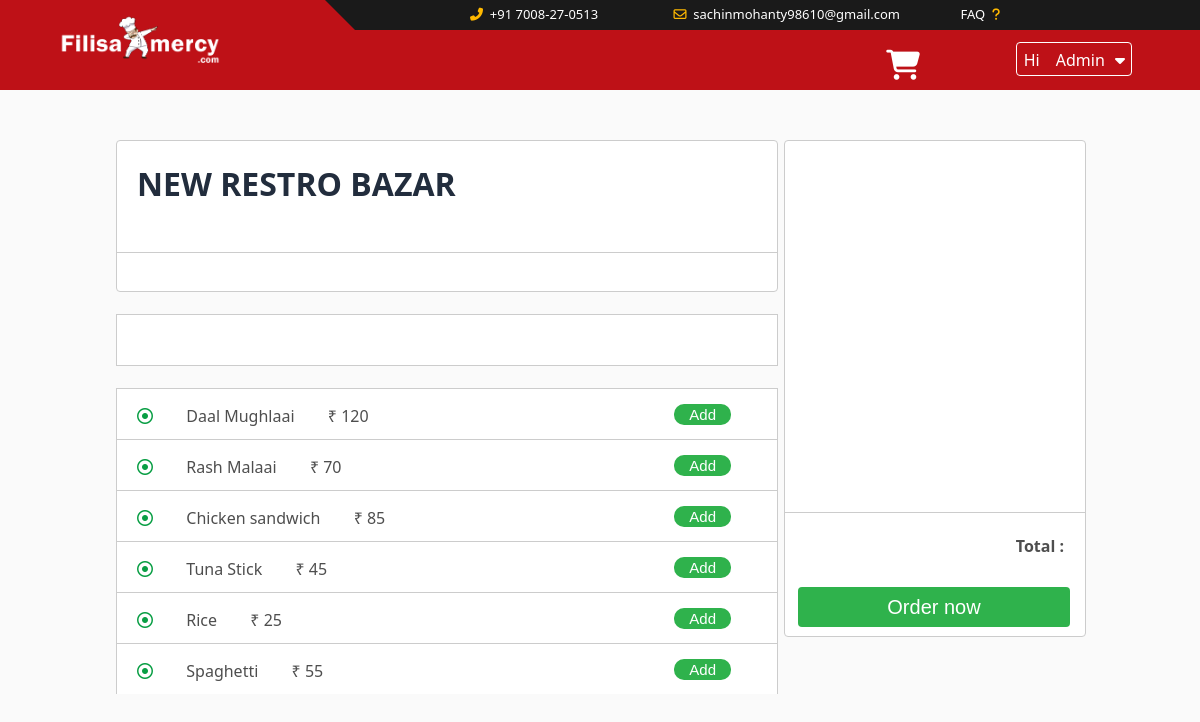
The app's page /buy-foods.php?restaurant=6589546 (signed in) with its own data.
### tables this page shows
CREATE TABLE IF NOT EXISTS `restaurants` (
  `res_id` int(11) NOT NULL AUTO_INCREMENT,
  `rndm_num` varchar(20) DEFAULT NULL,
  `res_name` varchar(255) NOT NULL,
  `price` double(6,2) DEFAULT NULL,
  `res_info` varchar(255) NOT NULL,
  `res_info2` varchar(255) NOT NULL,
  `veg` varchar(3) DEFAULT NULL,
  `res_img` varchar(255) NOT NULL,
  `area` varchar(20) NOT NULL,
  `dist` varchar(20) NOT NULL,
  `category` varchar(20) DEFAULT NULL,
  PRIMARY KEY (`res_id`),
  UNIQUE KEY `rndm_num` (`rndm_num`)
);

CREATE TABLE IF NOT EXISTS `foods` (
  `sl` int(11) NOT NULL AUTO_INCREMENT,
  `res_id` varchar(50) NOT NULL,
  `foods` varchar(255) NOT NULL,
  `price` double NOT NULL,
  `veg` varchar(5) NOT NULL,
  PRIMARY KEY (`sl`)
);

### buy-foods.php (the view, shortened to what this page needs)
<?php
  $check = $_GET["restaurant"];
  ?>
<!DOCTYPE html>
<html>
<head>
	<link rel="stylesheet" type="text/css" href="Design Codes/CSS/buy-foods.css">
        <link rel="stylesheet" type="text/css" href="Design Codes/CSS/footer.css">
        <link rel="stylesheet" type="text/css" href="Design Codes/site.css">
        <link rel="stylesheet" type="text/css" href="Design Codes/CSS/searchbox.css">
    <link rel="stylesheet" type="text/css" href="Design Codes/CSS/create-acc.css">
</head>
<body>
    <?php
    include("header.php");
    ?>
	<div class="cart-box" id="cart-box">
		<div class="content-cart" id="content-cart">
            <div class="item-box">
                 <?php
                 foreach($_SESSION['shopping_cart'] as $key => $values) {
                     $total += $values["item_price"];
              ?>
                <div class="item" id="item">
                    <p><?php echo $values["item_name"].' - ₹ '.$values["item_price"] ?></p>
                    <p id="qtyText">Qty
                    <input type="text" name="qty" value="1" min="1" max="100" readonly>
                    <a href="removeitem.php?restaurant=<?php echo $check; ?>&id=<?php echo $values["item_code"]; ?>">X</a>
                  </p>
                </div>
               <?php } ?>
            </div>
            <div class="total-price">
                <h4>Total : <?php echo $total ?></h4>
                <form action="Order.php?restaurant=<?php echo $check; ?>&id=<?php echo $values["item_code"]; ?>">
                <input type="submit" name="checkout" id="checkout" value="Order now">
                </form>
            </div>
        </div>
	</div>
	<div class="wrapper">
		<div class="resname-box">
			<div class="upper-box">
				<h1><?php
        $query = "SELECT * FROM restaurants WHERE rndm_num='$check' ";
            $sql = mysqli_query($conn,$query);
            $row = mysqli_fetch_array($sql);
            echo $row['res_name'];
         ?></h1>
			</div>
			<div class="lower-box"></div>
		</div><br>
		<div class="food-cat"></div><br>
        <?php
            $query = "SELECT * FROM foods WHERE res_id='$check' ";
            $sql = mysqli_query($conn,$query);
            while($row = mysqli_fetch_array($sql))
            {
              $foods= $row['foods'];
              $price= $row['price'];
              ?>
        <div class="food-box">
			             <p><i class="far fa-dot-circle"></i>&nbsp &nbsp &nbsp &nbsp <?php echo $foods; ?>&nbsp &nbsp &nbsp &nbsp <?php echo '₹ '.$price ?></p>
                <form action="buy-foods.php?restaurant=<?php echo $check; ?>" method="POST">
                    <input type="submit" name="add_to_cart" value="Add" id="add">
            </form>
		</div>
  <?php } ?>
	</div>
</body>
</html>

### Design Codes/CSS/buy-foods.css (style rules this page uses)
body { margin: 0; padding: 0; background: #f3f3f3; font-family: segoe UI; color: #4e4e4e; }
.wrapper { margin-top: 30px; width: 55%; height: auto; padding: 20px; position: absolute; left: 8%; }
.resname-box { height: 150px; width: 100%; background: #fff ; border-radius: 4px; border: 1px solid #ccc; }
.upper-box { width: 100%; height: 60%; border-bottom: 1px solid #ccc; }
.lower-box { height: 40%; width: 100%; }
.upper-box h1 { text-transform: uppercase; color: #222D3D; margin-left: 20px; }
.food-cat { width: 100%; height: 50px; background: #fff; border: 1px solid #ccc; }
.food-box { width: 100%; height: 50px; background: #fff; border-top: 1px solid #ccc; border-left: 1px solid #ccc; border-right: 1px solid #ccc; }
.cart-box { height:auto; width: 300px; position: absolute; right: 0; margin-top: 30px; right: 8%; padding: 20px; }
.content-cart { height: 495px; width: 100%; background: #fff; border: 1px solid #ccc; border-radius: 4px; }
.food-box p { position: absolute; margin-left: 20px; }
.food-box p i { color: #099E44; }
.food-box form input[type=submit] { background: #2FB24C; padding: 2px 15px; color: white; border-radius: 10px ; border-style: none; font-size: 15px; position: absolute; right: 0; margin: 15px 65px; cursor: pointer; }
.item-box { width: 100%; height: 75%; border-bottom: 1px solid #ccc; overflow-y: scroll; }
.total-price { width: 100%; height: 30%; }
.total-price h4 { position: absolute; right: 0; margin-right: 40px; }
.total-price input[type=submit] { background: #2FB24C; border-style: none; border-radius: 4px; color: #fff; width: 80%; height: 40px; font-size: 20px; position: absolute; left: 50%; transform: translateX(-50%); bottom: 0; margin-bottom: 30px; cursor: pointer; transition: .3s ease; }

### Design Codes/CSS/footer.css (style rules this page uses)
html { scroll-behavior: smooth; }

### Design Codes/site.css (style rules this page uses)
body { padding: 0; margin: 0; background-image: url(""); background-repeat: no-repeat; background-size: cover; height: auto; background-color: #FAFAFA; }

### records on screen
restaurants: res_name "NEW RESTRO BAZAR"
foods: foods "Daal Mughlaai", price "120"
foods: foods "Rash Malaai", price "70"
foods: foods "Chicken sandwich", price "85"
foods: foods "Tuna Stick", price "45"
foods: foods "Rice", price "25"
foods: foods "Spaghetti", price "55"

### other values on screen
$user_logged "Admin"
